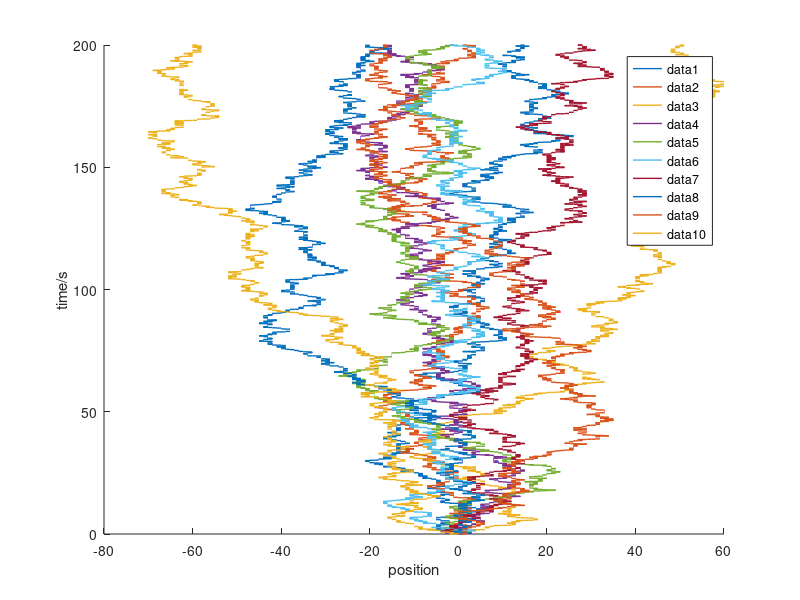

Recreate this plot in MATLAB. (Note: this script raises an error after producing the figure.)
%% Answer w09 
%   by Pu Zheng
%   2018.4.4
%   for MCB111 w09
close all hidden; clear;
%% 
p = 0.5;
tmax = 200;
delta_t = 0.001;
time_vector = linspace(0, tmax, round(tmax/delta_t)+1);
lambda = 0.2;

%% Question 1
repeat1 = 10;
trace1 = zeros(repeat1, round(tmax/delta_t)+1);
for i=1:repeat1
    t = 0;
    while t < tmax
        % generate exponentially distributed waiting time
        interval = round(exprnd(lambda)/delta_t);
        step = round(t / delta_t) + 1; %current position
        % save states for particles before jumping event
        if step+interval-1 > length(time_vector)
            trace1(i, step + 1:end) = trace1(i, step);
            break;
        else
            trace1(i, step + 1:step + interval - 1) = trace1(i, step);
        end
        % decide jumping
        jump = rand(1);
        if jump <= p
            trace1(i, step + interval) = trace1(i, step) - 1;
        else
            trace1(i, step + interval) = trace1(i, step) + 1;
        end
        % update time
        t = t + interval * delta_t;
    end
    
end

% Plot
f1 = figure(1);
hold on;
f1p1 = plot(trace1, time_vector, 'LineWidth',1);
xlabel('position'); ylabel('time/s');
legend();
hold off;
saveas(f1, 'q1_trace.png');

%% Question 2
%   in this section, I essentially copied codes in question 1 and put them
%   into a function called ans_w09_randomwalk.m
repeat2 = 100;
[time2, trace2] = ans_w09_randomwalk(repeat2, tmax, delta_t, p, lambda, 2);
%% Question 3
repeat3 = 100;
lambda3 = 20.0;
[time3, trace3] = ans_w09_randomwalk(repeat3, tmax, delta_t, p, lambda3, 3);

